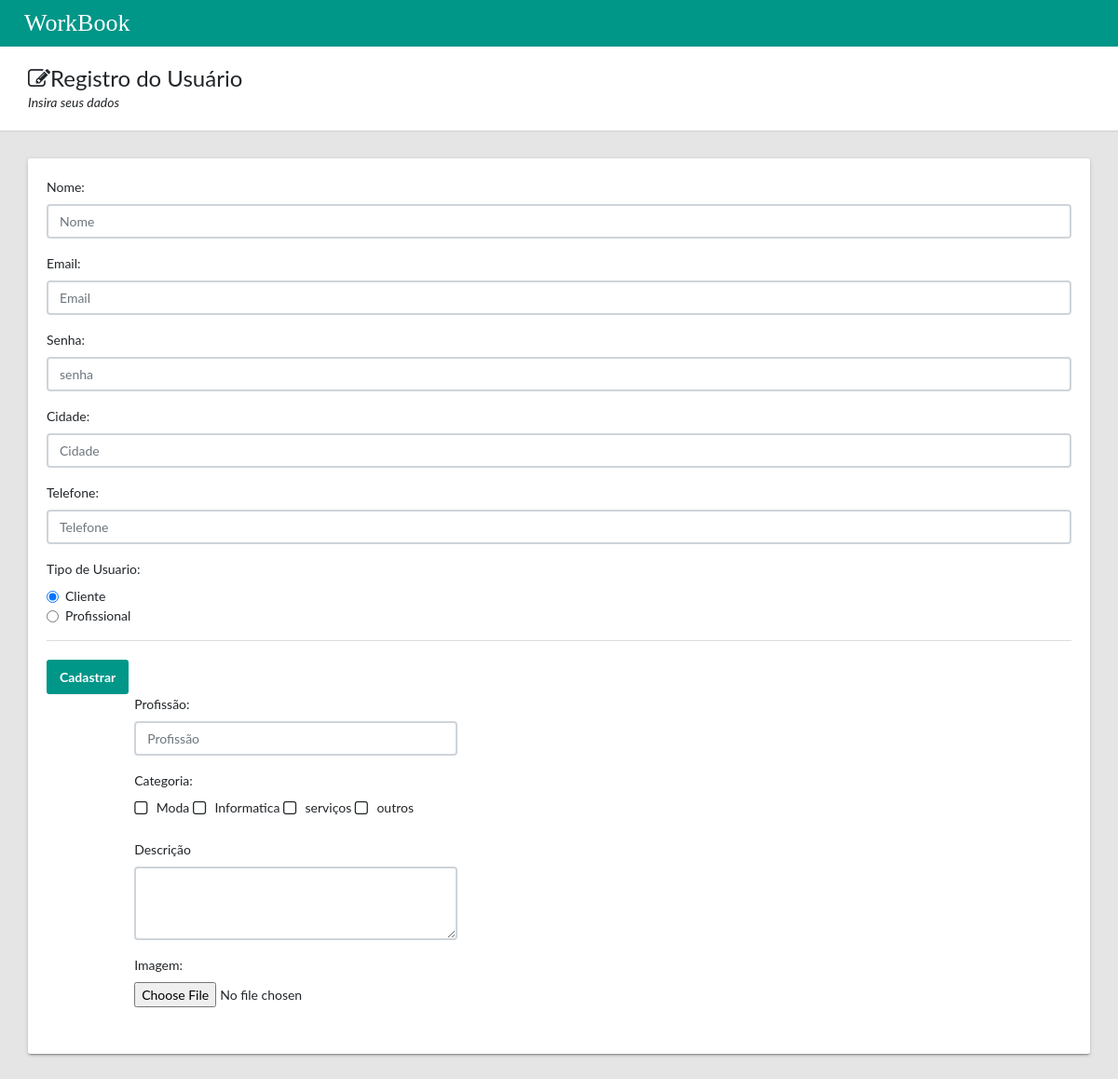
/usuario/perfil/, run on an earlier commit of the app's database.
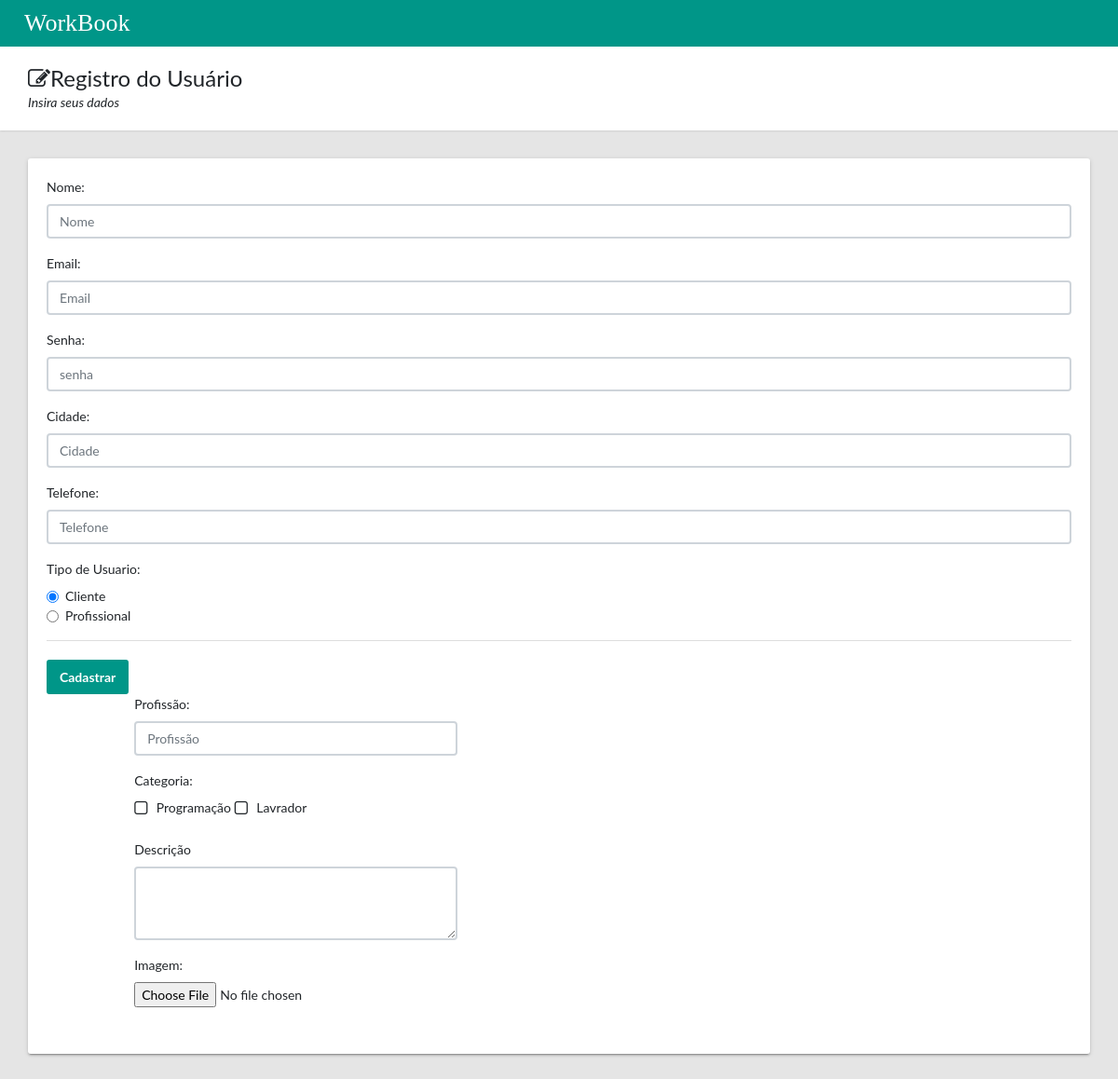
And on a later commit of the database.
### categoria/models.py (models this page shows)
class Categoria(models.Model):
    nome = models.CharField('nome',max_length=250)
    class Meta:
        db_table = 'categoria'

### usuario/views.py (the view, shortened to what this page needs)
# urls.py: path('perfil/', views.perfil, name='perfil'),
def perfil(request):
    if request.method != 'POST':
        categorias = Categoria.objects.all()
        return render(request, 'perfil.html', {"categorias": categorias})

### usuario/templates/perfil.html (shortened to what this page needs)
{% load static %}
<html lang="en">
<head>
    <link rel="stylesheet" type="text/css" href="{% static 'css/main.css'%}">
    <link rel="stylesheet" type="text/css"
          href="https://maxcdn.bootstrapcdn.com/font-awesome/4.7.0/css/font-awesome.min.css">
</head>
<body>
<header class="app-header__logo"><a class="app-header">&nbsp;&nbsp;&nbsp;&nbsp;WorkBook</a>
</header>
<main class="app-content-home">
    <div class="app-title">
        <div>
            <h1><i class="fa fa-edit"></i>Registro do Usuário</h1>
            <p>Insira seus dados</p>
        </div>
    </div>
    <div class="row">
        <div class="col-md-12">
            <div class="tile">
                <div class="row">
                    <div class="col-lg-12">
                        <form action="/usuario/perfil/" method="post">
                            <div class="row">
                                <div id="show_class" class="col-lg-12">
                                    <div class="form-group">
                                        <label for="nome">Nome:</label>
                                        <input class="form-control" name="username" id="nome" type="text"
                                               placeholder="Nome">
                                    </div>
                                    <div class="form-group">
                                        <label for="email">Email:</label>
                                        <input class="form-control" name="email" id="email" type="email"
                                               aria-describedby="emailHelp"
                                               placeholder="Email">
                                    </div>
                                    <div class="form-group">
                                        <label for="senha">Senha:</label>
                                        <input class="form-control" name="senha" id="senha" type="password"
                                               placeholder="senha">
                                    </div>
                                    <div class="form-group">
                                        <label for="cidade">Cidade:</label>
                                        <input class="form-control" name="cidade" id="cidade" type="text"
                                               aria-describedby="cidade"
                                               placeholder="Cidade">
                                    </div>
                                    <div class="form-group">
                                        <label for="telefone">Telefone:</label>
                                        <input class="form-control" name="telefone" id="telefone" type="tel"
                                               aria-describedby="telefone"
                                               placeholder="Telefone">
                                    </div>
                                    <fieldset class="form-group">
                                        <label for="tipo">Tipo de Usuario:</label>
                                        <div class="form-check">
                                            <label class="form-check-label">
                                                <input class="form-check-input" id="optionsRadios1" type="radio"
                                                       name="user" value="cliente" checked="">Cliente
                                            </label>
                                        </div>
                                        <div class="form-check">
                                            <label class="form-check-label">
                                                <input class="form-check-input" id="optionsRadios2" type="radio"
                                                       name="user" value="profissional">Profissional
                                            </label>
                                        </div>
                                    </fieldset>
                                    <div class="tile-footer">
                                        <button class="btn btn-primary" type="submit">Cadastrar</button>
                                    </div>
                                </div>
                                <div id="show_profissional" class="col-lg-4 offset-lg-1">
                                        <div class="form-group">
                                            <label class="control-label" for="profissao">Profissão:</label>
                                            <input class="form-control" name="profissao" id="profissao" type="text"
                                                   placeholder="Profissão">
                                        </div>
                                        <div class="form-group">
                                            <label class="control-label">Categoria:</label>
                                            <div class="animated-checkbox" id="tipo">
                                                {% for categoria in categorias %}
                                                <label>
                                                           type="checkbox"><span
                                                        class="label-text"> {{categoria.nome}}</span>
                                                </label>
                                                {% endfor %}
                                            </div>
                                        </div>
                                        <div class="form-group">
                                            <label for="descricao">Descrição</label>
                                            <textarea class="form-control" name="descricao" id="descricao"
                                                      rows="3"></textarea>
                                        </div>
                                        <div class="form-group">
                                            <label for="slogan">Imagem:</label>
                                            <input class="form-control-file" id="slogan" type="file"
                                                   aria-describedby="fileHelp">
                                        </div>
                                    </div>
                            </div>
                        </form>
                    </div>
                </div>
            </div>
        </div>
    </div>
</main>
</body>
</html>

What changed in the data, as far as the page shows it:
removed Categoria: nome "serviços"
removed Categoria: nome "outros"
changed Categoria: nome "Moda" → "Programação"
changed Categoria: nome "Informatica" → "Lavrador"
